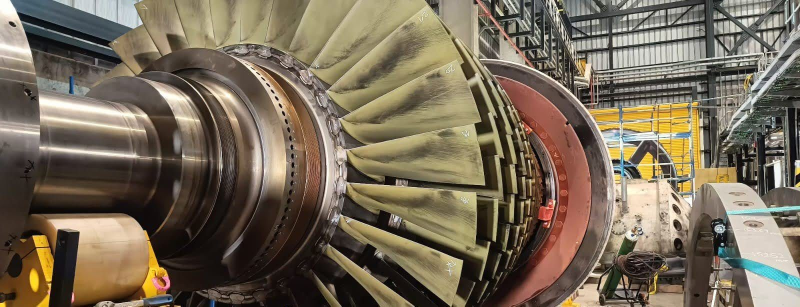
#> input picture img/gas-turbine-rotor.jpg, 1600 x 613 px (shown at 1/2 size)
$ python -i make_images.py   (imports and definitions only)
#> lines starting #> are read from the running program, lines starting #| are printed output that depends on the picture
"""Share cards (1200x630 JPG) for every unit page and model page.
Called from build.py for every unit and model page.
Cards show public listing data only: no price, no location finer than continent."""
import os

from PIL import Image, ImageDraw, ImageEnhance, ImageFont

ROOT = os.path.dirname(os.path.dirname(os.path.abspath(__file__)))
OUT = os.path.join(ROOT, "img", "cards")
BG = os.path.join(ROOT, "img", "gas-turbine-rotor.jpg")
FD = "C:/Windows/Fonts/"
W, H = 1200, 630
CYAN = (95, 200, 215)
WHITE = (255, 255, 255)
GREY = (190, 200, 210)
CATNAME = {"gas": "Gas turbine", "steam": "Steam turbine", "genset": "Generator set"}


def font(bold, size):
    return ImageFont.truetype(FD + ("segoeuib.ttf" if bold else "segoeui.ttf"), size)


def background():
    im = Image.open(BG).convert("RGB")
#> im is the input picture: PIL image 1600x613 RGB; mean R, G, B 119.4, 107, 88.4
    r = max(W / im.width, H / im.height)
#> r = 1.03
    im = im.resize((int(im.width * r) + 1, int(im.height * r) + 1))
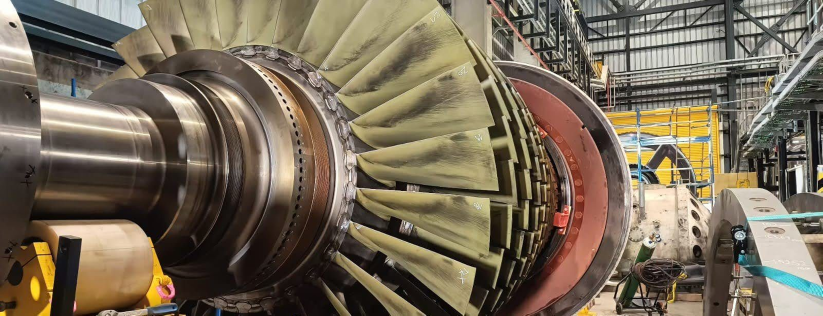
#> im: PIL image 1645x631 RGB (shown at 1/2 size); mean R, G, B 119.4, 107, 88.4
    im = im.crop((0, 0, W, H))
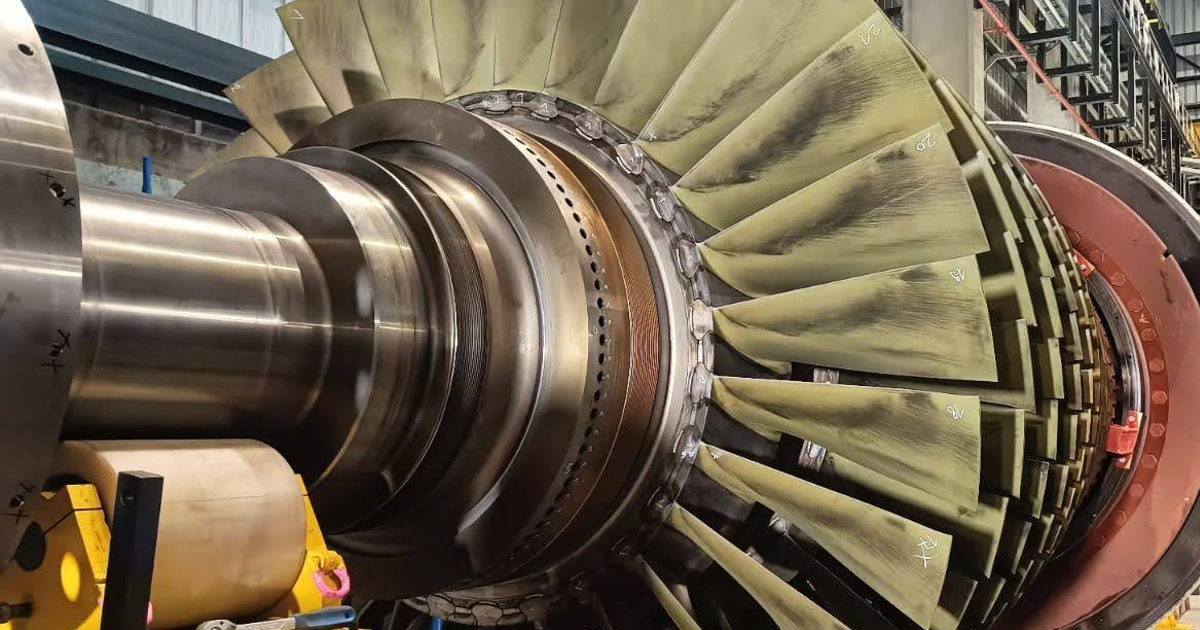
#> im: PIL image 1200x630 RGB; mean R, G, B 113.3, 98.9, 79.3
    im = ImageEnhance.Brightness(im).enhance(0.45)
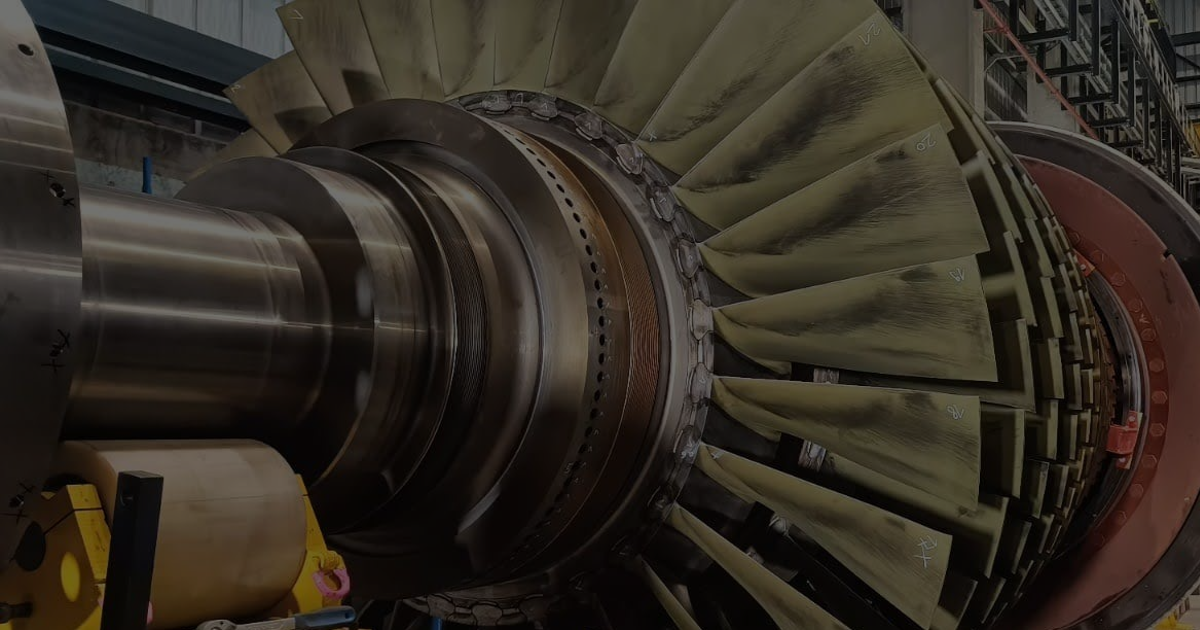
#> im: PIL image 1200x630 RGB; mean R, G, B 50.5, 44, 35.2
    shade = Image.new("RGB", (W, H), (12, 30, 52))
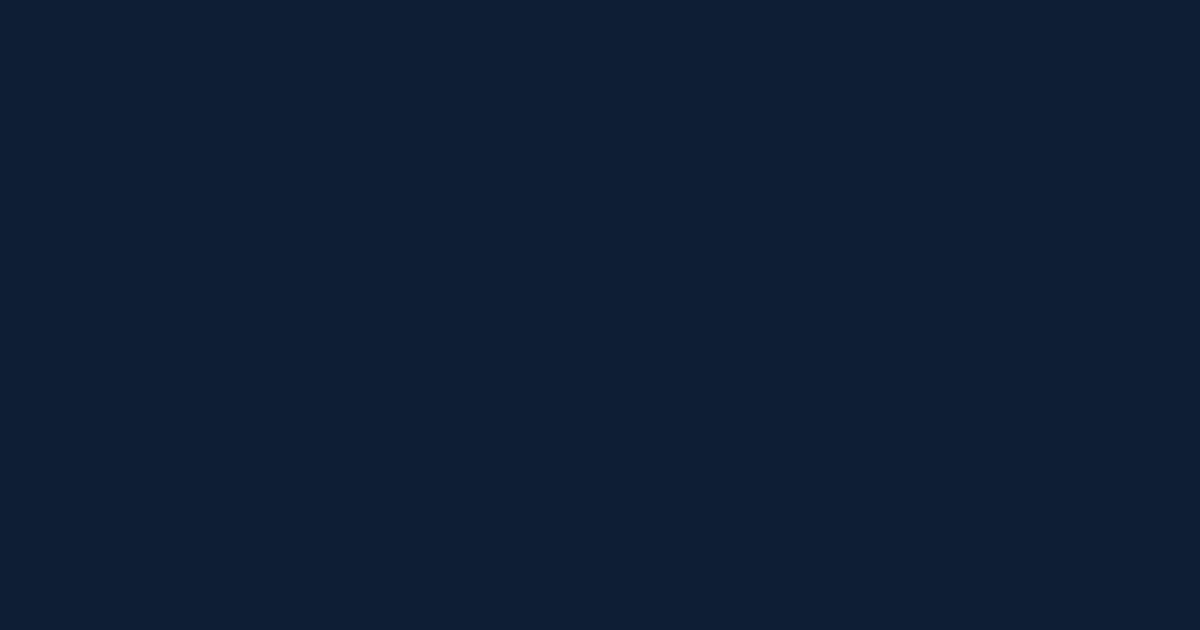
#> shade: PIL image 1200x630 RGB; mean R, G, B 12, 30, 52
    return Image.blend(im, shade, 0.62)
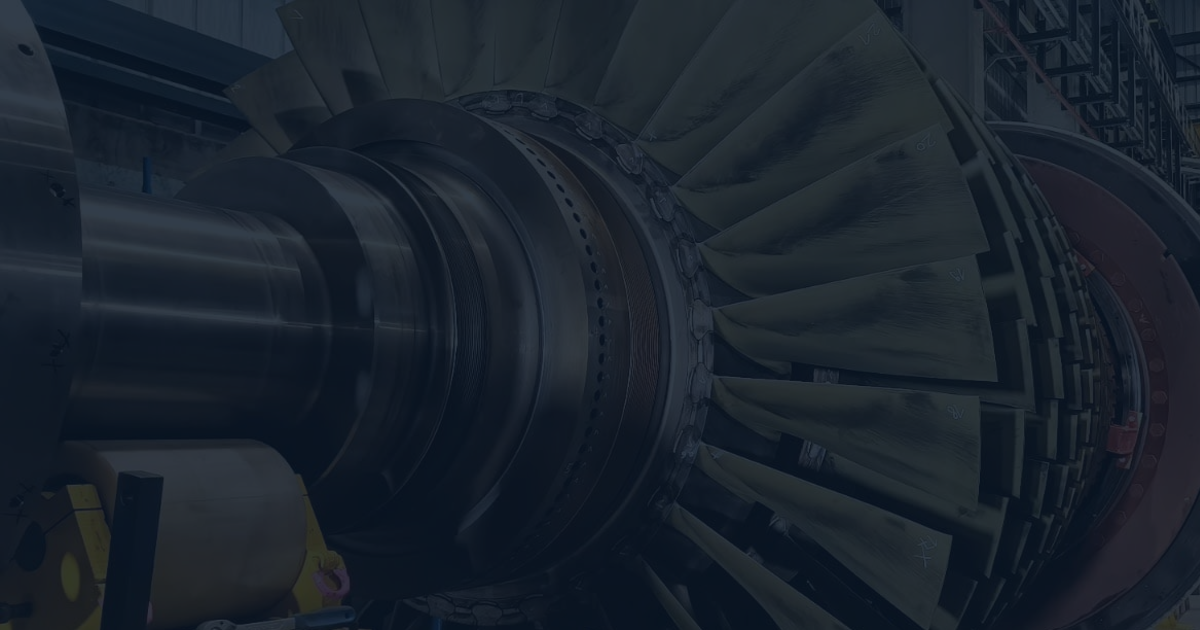
#> returned value: PIL image 1200x630 RGB; mean R, G, B 26.1, 34.8, 45.1


BASE = None


# [42 lines left out: functions wrap, card, not called in this run]

>>> result = background()
